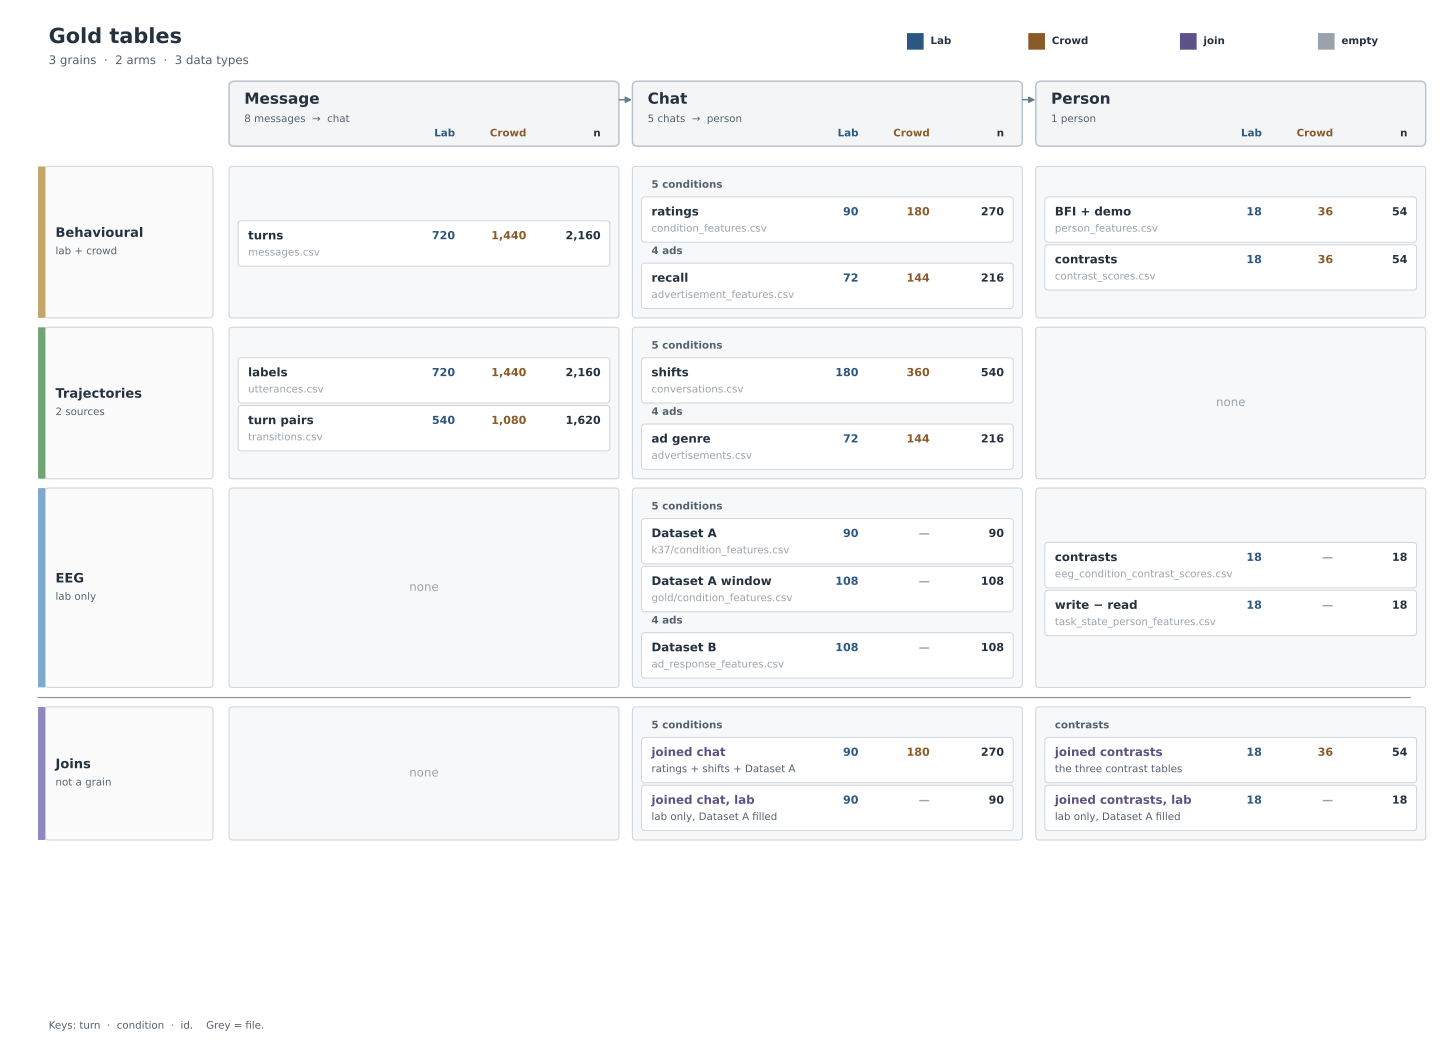

Reproduce this figure in Python.
"""Paper figure: Gold tables by grain, stream, and arm.

Catalog IDs (not filenames) are the card titles. Files stay as
provenance. Dataset A / Dataset B keep those names.

Rebuild::

    python src/project/docs/behavioural_pipeline/behavioural_grains.py
"""

from __future__ import annotations

from pathlib import Path

import matplotlib.pyplot as plt
from matplotlib.patches import FancyArrowPatch, FancyBboxPatch, Rectangle

HERE = Path(__file__).resolve().parent
W, H = 188.0, 138.0

INK = "#243240"
MUTED = "#53616E"
HAIR = "#D0D6DC"
EDGE = "#B8C2CB"
RULE = "#8A96A2"
CARD = "#FFFFFF"
CELL = "#F7F8FA"
HEAD = "#F3F5F7"

LAB_C = "#2C5780"
CROWD_C = "#8A5A28"
NONE_C = "#9AA3AB"
JOIN_C = "#5C5288"

STREAM = {
    "beh": ("#C4A86A", "Behavioural", "lab + crowd"),
    "traj": ("#6FA574", "Trajectories", "2 sources"),
    "eeg": ("#7FA9CB", "EEG", "lab only"),
    "join": ("#8E86BE", "Joins", "not a grain"),
}

# Four sizes. All small copy is FS_SMALL.
FS_TITLE = 15.0
FS_GRAIN = 11.0
FS_STREAM = 9.4
FS_NAME = 8.5
FS_COUNT = 8.0
FS_SMALL = 7.4


def rounded(ax, x, y, w, h, *, face, edge=EDGE, lw=1.0, r=0.8, z=1):
    ax.add_patch(
        FancyBboxPatch(
            (x, y),
            w,
            h,
            boxstyle=f"round,pad=0.012,rounding_size={r}",
            facecolor=face,
            edgecolor=edge,
            linewidth=lw,
            zorder=z,
        )
    )


def txt(ax, x, y, s, *, size, weight="normal", color=INK, ha="left", va="center"):
    ax.text(
        x,
        y,
        s,
        fontsize=size,
        fontweight=weight,
        color=color,
        ha=ha,
        va=va,
        zorder=6,
        clip_on=False,
        fontfamily="sans-serif",
    )


def arrow(ax, a, b):
    ax.add_patch(
        FancyArrowPatch(
            a,
            b,
            arrowstyle="-|>",
            mutation_scale=9,
            linewidth=1.05,
            color="#687988",
            zorder=2,
            shrinkA=0.4,
            shrinkB=0.4,
        )
    )


def fmt(n):
    return f"{n:,}" if isinstance(n, int) else n


def count_xs(x, cw):
    return x + cw - 21.6, x + cw - 12.2, x + cw - 2.4


def draw_counts(ax, x, cw, y, lab, crowd, total):
    xl, xc, xn = count_xs(x, cw)
    lab_s = "—" if lab is None else fmt(lab)
    crowd_s = "—" if crowd is None else fmt(crowd)
    tot_s = "—" if total is None else fmt(total)
    txt(ax, xl, y, lab_s, size=FS_COUNT, weight="bold", color=NONE_C if lab is None else LAB_C, ha="right")
    txt(ax, xc, y, crowd_s, size=FS_COUNT, weight="bold", color=NONE_C if crowd is None else CROWD_C, ha="right")
    txt(ax, xn, y, tot_s, size=FS_COUNT, weight="bold", color=NONE_C if total is None else INK, ha="right")


def file_row(ax, x, y, w, h, name, role, source, lab, crowd, total, *, joined=False):
    rounded(ax, x + 1.2, y, w - 2.4, h, face=CARD, edge=HAIR, lw=0.75, r=0.45, z=3)
    title_c = JOIN_C if joined else INK
    txt(ax, x + 2.5, y + h - 2.05, name, size=FS_NAME, weight="bold", color=title_c)
    sub = role if joined and role else source
    sub_c = MUTED if joined else NONE_C
    txt(ax, x + 2.5, y + 1.75, sub, size=FS_SMALL, color=sub_c)
    draw_counts(ax, x, w, y + h - 2.05, lab, crowd, total)


def view_label(ax, x, y, label):
    txt(ax, x + 2.5, y, label, size=FS_SMALL, weight="bold", color=MUTED)


def empty_cell(ax, x, y, w, h, title, reason):
    label = title if not reason else f"{title}  ·  {reason}"
    txt(ax, x + w / 2, y + h / 2, label, size=FS_NAME, color=NONE_C, ha="center")


def swatch(ax, x, y, color, label):
    ax.add_patch(Rectangle((x, y), 2.2, 2.2, facecolor=color, edgecolor=color, zorder=4, linewidth=0))
    txt(ax, x + 3.1, y + 1.1, label, size=FS_SMALL, weight="bold")


def build() -> plt.Figure:
    plt.rcParams.update(
        {
            "font.family": "sans-serif",
            "font.sans-serif": ["DejaVu Sans"],
            "mathtext.fontset": "dejavusans",
            "pdf.fonttype": 42,
            "svg.fonttype": "none",
        }
    )
    fig, ax = plt.subplots(figsize=(18.4, 13.5))
    fig.patch.set_facecolor("white")
    ax.set_xlim(0, W)
    ax.set_ylim(0, H)
    ax.axis("off")

    txt(ax, 4.8, 134.6, "Gold tables", size=FS_TITLE, weight="bold")
    txt(ax, 4.8, 131.5, "3 grains  ·  2 arms  ·  3 data types", size=FS_NAME, color=MUTED)

    swatch(ax, 118.0, 133.0, LAB_C, "Lab")
    swatch(ax, 134.0, 133.0, CROWD_C, "Crowd")
    swatch(ax, 154.0, 133.0, JOIN_C, "join")
    swatch(ax, 172.2, 133.0, NONE_C, "empty")

    stub_w = 23.0
    col_w = 51.4
    gap = 1.8
    x0 = stub_w + 5.6
    xs = [x0 + i * (col_w + gap) for i in range(3)]

    headers = (
        ("Message", "8 messages  →  chat"),
        ("Chat", "5 chats  →  person"),
        ("Person", "1 person"),
    )
    hy, hh = 120.2, 8.6
    for x, (name, roll) in zip(xs, headers):
        rounded(ax, x, hy, col_w, hh, face=HEAD, edge=EDGE, lw=1.05, r=0.7)
        txt(ax, x + 2.0, hy + 6.15, name, size=FS_GRAIN, weight="bold")
        txt(ax, x + 2.0, hy + 3.55, roll, size=FS_SMALL, color=MUTED)
        xl, xc, xn = count_xs(x, col_w)
        txt(ax, xl, hy + 1.65, "Lab", size=FS_SMALL, weight="bold", color=LAB_C, ha="right")
        txt(ax, xc, hy + 1.65, "Crowd", size=FS_SMALL, weight="bold", color=CROWD_C, ha="right")
        txt(ax, xn, hy + 1.65, "n", size=FS_SMALL, weight="bold", color=INK, ha="right")
    arrow(ax, (xs[0] + col_w, hy + 6.15), (xs[1], hy + 6.15))
    arrow(ax, (xs[1] + col_w, hy + 6.15), (xs[2], hy + 6.15))

    # Card: catalog name, role, provenance file, lab, crowd, n.
    grid = [
        (
            "beh",
            [
                [
                    ("file", "turns", "", "messages.csv", 720, 1440, 2160),
                ],
                [
                    ("view", "5 conditions"),
                    ("file", "ratings", "", "condition_features.csv", 90, 180, 270),
                    ("view", "4 ads"),
                    ("file", "recall", "", "advertisement_features.csv", 72, 144, 216),
                ],
                [
                    ("file", "BFI + demo", "", "person_features.csv", 18, 36, 54),
                    ("file", "contrasts", "", "contrast_scores.csv", 18, 36, 54),
                ],
            ],
        ),
        (
            "traj",
            [
                [
                    ("file", "labels", "", "utterances.csv", 720, 1440, 2160),
                    ("file", "turn pairs", "", "transitions.csv", 540, 1080, 1620),
                ],
                [
                    ("view", "5 conditions"),
                    ("file", "shifts", "", "conversations.csv", 180, 360, 540),
                    ("view", "4 ads"),
                    ("file", "ad genre", "", "advertisements.csv", 72, 144, 216),
                ],
                [
                    ("empty", "none", ""),
                ],
            ],
        ),
        (
            "eeg",
            [
                [
                    ("empty", "none", ""),
                ],
                [
                    ("view", "5 conditions"),
                    ("file", "Dataset A", "", "k37/condition_features.csv", 90, None, 90),
                    ("file", "Dataset A window", "", "gold/condition_features.csv", 108, None, 108),
                    ("view", "4 ads"),
                    ("file", "Dataset B", "", "ad_response_features.csv", 108, None, 108),
                ],
                [
                    ("file", "contrasts", "", "eeg_condition_contrast_scores.csv", 18, None, 18),
                    ("file", "write − read", "", "task_state_person_features.csv", 18, None, 18),
                ],
            ],
        ),
        (
            "join",
            [
                [
                    ("empty", "none", ""),
                ],
                [
                    ("view", "5 conditions"),
                    ("join", "joined chat", "ratings + shifts + Dataset A", "combo_threeway.csv", 90, 180, 270),
                    ("join", "joined chat, lab", "lab only, Dataset A filled", "combo_threeway_lab.csv", 90, None, 90),
                ],
                [
                    ("view", "contrasts"),
                    ("join", "joined contrasts", "the three contrast tables", "combo_threeway_D.csv", 18, 36, 54),
                    ("join", "joined contrasts, lab", "lab only, Dataset A filled", "combo_threeway_lab_D.csv", 18, None, 18),
                ],
            ],
        ),
    ]

    row_h = 6.35
    view_h = 2.45
    pad = 1.25
    y = hy - 1.45

    for key, cols in grid:
        accent, stub, stub_sub = STREAM[key]
        heights = []
        for items in cols:
            h = 0.0
            for kind, *_ in items:
                h += view_h if kind == "view" else row_h
            heights.append(max(h, row_h))
        height = pad * 2 + max(heights)
        y -= height + (2.6 if key == "join" else 1.25)
        if key == "join":
            ax.plot([3.4, 184.4], [y + height + 1.25, y + height + 1.25], color=RULE, lw=0.85, zorder=2)

        ax.add_patch(Rectangle((3.4, y), 0.95, height, facecolor=accent, edgecolor=accent, zorder=3, linewidth=0))
        rounded(ax, 4.35, y, stub_w - 0.9, height, face="#FBFBFC", edge=HAIR, lw=0.8, r=0.45)
        n_sub = stub_sub.count("\n")
        txt(ax, 5.7, y + height / 2 + (1.55 if n_sub else 1.15), stub, size=FS_STREAM, weight="bold")
        txt(ax, 5.7, y + height / 2 - (0.85 if n_sub else 1.25), stub_sub, size=FS_SMALL, color=MUTED)

        for x, items in zip(xs, cols):
            rounded(ax, x, y, col_w, height, face=CELL, edge=HAIR, lw=0.8, r=0.45)
            if items[0][0] == "empty":
                empty_cell(ax, x, y, col_w, height, items[0][1], items[0][2])
                continue
            stack = sum(view_h if k == "view" else row_h for k, *_ in items)
            cy = y + (height - stack) / 2 + stack
            for item in items:
                kind = item[0]
                if kind == "view":
                    cy -= view_h
                    view_label(ax, x, cy + view_h / 2, item[1])
                else:
                    cy -= row_h
                    _, name, role, source, lab, crowd, total = item
                    file_row(
                        ax,
                        x,
                        cy,
                        col_w,
                        row_h - 0.35,
                        name,
                        role,
                        source,
                        lab,
                        crowd,
                        total,
                        joined=kind == "join",
                    )

    txt(
        ax,
        4.8,
        3.4,
        "Keys: turn  ·  condition  ·  id.    Grey = file.",
        size=FS_SMALL,
        color=MUTED,
    )
    return fig


def main() -> None:
    figure = build()
    for name in ("behavioural_grains", "behavioural_lineage"):
        for ext in ("png", "pdf"):
            figure.savefig(
                HERE / f"{name}.{ext}",
                dpi=220 if ext == "png" else None,
                bbox_inches="tight",
                facecolor="white",
                pad_inches=0.12,
            )
    plt.close(figure)


if __name__ == "__main__":
    main()
